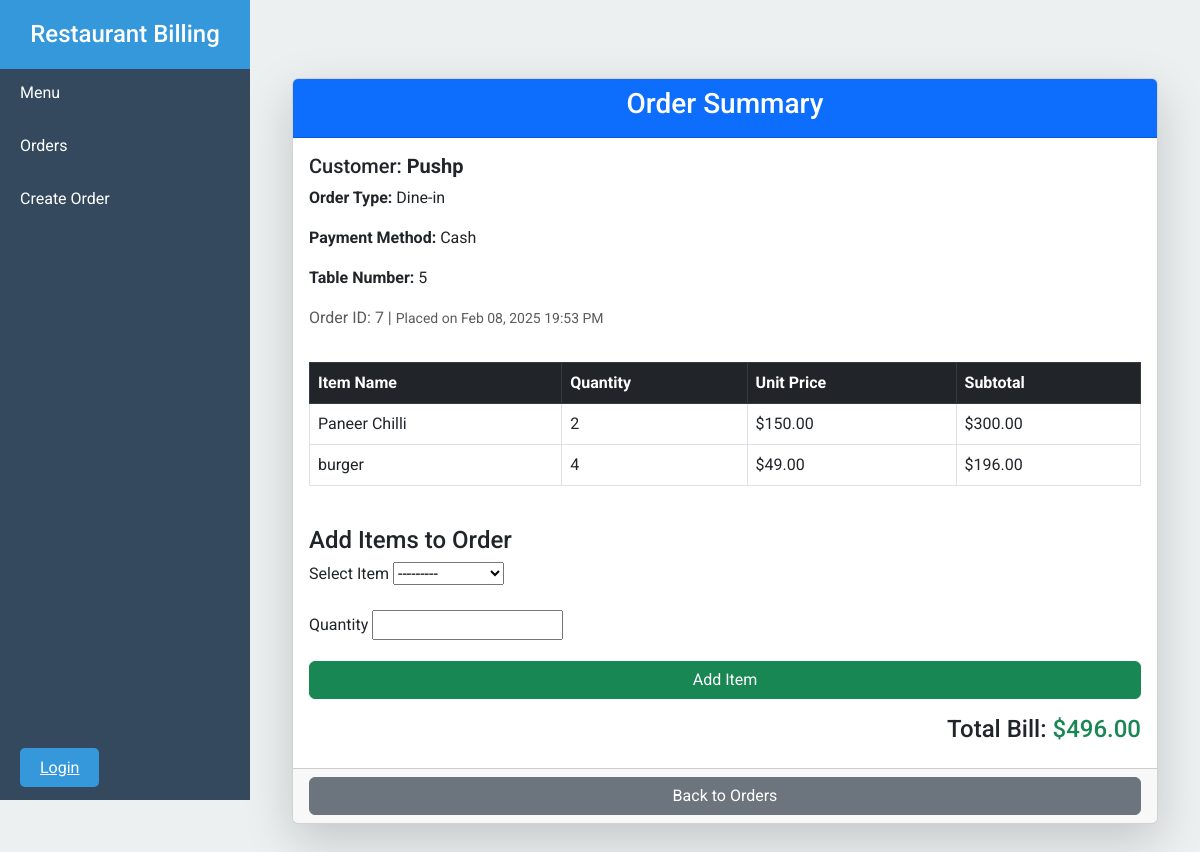
Screenshot of /order_summary/7/ with the database file from the repository.
### billing/models.py (models this page shows, shortened)
class Order(models.Model):
    customer_name = models.CharField(max_length=100)
    table_number = models.IntegerField(null=True, blank=True)
    order_type = models.CharField(max_length=20, choices=[('Dine-in', 'Dine-in'), ('Takeaway', 'Takeaway')])
    payment_method = models.CharField(max_length=20, choices=[('Cash', 'Cash'), ('Card', 'Card'), ('UPI', 'UPI')])
    total_price = models.DecimalField(max_digits=10, decimal_places=2, default=0)
    timestamp = models.DateTimeField(auto_now_add=True)

class OrderItem(models.Model):
    order = models.ForeignKey(Order, related_name="orderitem_set", on_delete=models.CASCADE)
    menu_item = models.ForeignKey(MenuItem, on_delete=models.CASCADE)
    quantity = models.PositiveIntegerField(default=1)
    @property
    def subtotal(self):
        return self.menu_item.price * self.quantity

class MenuItem(models.Model):
    name = models.CharField(max_length=100)
    price = models.DecimalField(max_digits=10, decimal_places=2)
    category = models.CharField(max_length=50, choices=[('Starter', 'Starter'), ('Main Course', 'Main Course'), ('Beverage', 'Beverage'), ('Dessert', 'Dessert')])
    def __str__(self):
        return self.name

### billing/views.py (the view, shortened to what this page needs)
# urls.py: path('order_summary/<int:order_id>/', views.order_summary, name='order_summary'),
def order_summary(request, order_id):
    order = get_object_or_404(Order, id=order_id)
    menu_items = MenuItem.objects.all()
    form = AddItemForm(request.POST or None)
    return render(request, 'billing/order_summary.html', {
        'order': order,
        'menu_items': menu_items,
        'form': form,
    })

### billing/forms.py
class AddItemForm(forms.Form):
    item_id = forms.ModelChoiceField(queryset=MenuItem.objects.all(), label="Select Item")
    quantity = forms.IntegerField(min_value=1, label="Quantity")

### billing/templates/billing/order_summary.html (shortened to what this page needs)
{% extends 'billing/base.html' %}
{% block content %}
<div class="container mt-5">
    <div class="card shadow-lg">
        <div class="card-header bg-primary text-white text-center">
            <h3>Order Summary</h3>
        </div>
        <div class="card-body">
            <h5 class="card-title">Customer: <strong>{{ order.customer_name }}</strong></h5>
            <p><strong>Order Type:</strong> {{ order.order_type }}</p>
            <p><strong>Payment Method:</strong> {{ order.payment_method }}</p>
            {% if order.table_number %}
                <p><strong>Table Number:</strong> {{ order.table_number }}</p>
            {% endif %}
            <p class="text-muted">Order ID: {{ order.id }} | <small>Placed on {{ order.timestamp|date:"M d, Y H:i A" }}</small></p>
            <div class="table-responsive">
                <table class="table table-bordered mt-3">
                    <thead class="table-dark">
                        <tr>
                            <th>Item Name</th>
                            <th>Quantity</th>
                            <th>Unit Price</th>
                            <th>Subtotal</th>
                        </tr>
                    </thead>
                    <tbody>
                        {% if order.orderitem_set.all %}
                            {% for order_item in order.orderitem_set.all %}
                            <tr>
                                <td>{{ order_item.menu_item.name }}</td>
                                <td>{{ order_item.quantity }}</td>
                                <td>${{ order_item.menu_item.price }}</td>
                                <td>${{ order_item.subtotal }}</td>
                            </tr>
                            {% endfor %}
                        {% else %}
                            <tr>
                                <td colspan="4" class="text-center text-danger">No items added to this order</td>
                            </tr>
                        {% endif %}
                    </tbody>
                </table>
            </div>
            <h4 class="mt-4">Add Items to Order</h4>
            <form method="POST">
                <div class="mb-3">
                    <label for="item_id" class="form-label">Select Item</label>
                    {{ form.item_id }}
                </div>
                <div class="mb-3">
                    <label for="quantity" class="form-label">Quantity</label>
                    {{ form.quantity }}
                </div>
                <button type="submit" class="btn btn-success w-100">Add Item</button>
            </form>
            <h4 class="text-end mt-3">Total Bill: <span class="text-success">${{ order.total_price }}</span></h4>
        </div>
        <div class="card-footer text-center">
            <a href="{% url 'order_list' %}" class="btn btn-secondary w-100">Back to Orders</a>
        </div>
    </div>
</div>
{% endblock %}

### billing/templates/billing/base.html (style rules this page uses)
:root { --sidebar-width: 250px; --primary-color: #3498db; --secondary-color: #2c3e50; --text-color: #333; --background-color: #ecf0f1; --sidebar-bg: #34495e; --sidebar-hover: #2c3e50; }
body { font-family: "Roboto", sans-serif; background-color: var(--background-color); color: var(--text-color); margin: 0; padding: 0; display: flex; min-height: 100vh; }

### billing/templates/billing/order_summary.html (style rules this page uses)
body { overflow-x: hidden; }

### rows the page displays
Order: customer_name "Pushp", order_type "Dine-in", payment_method "Cash", table_number "5", id "7", timestamp "Feb 08, 2025 19:53 PM", total_price "496.00"
OrderItem: menu_item.name "Paneer Chilli", quantity "2", menu_item.price "150.00", subtotal "300.00"
OrderItem: menu_item.name "burger", quantity "4", menu_item.price "49.00", subtotal "196.00"
